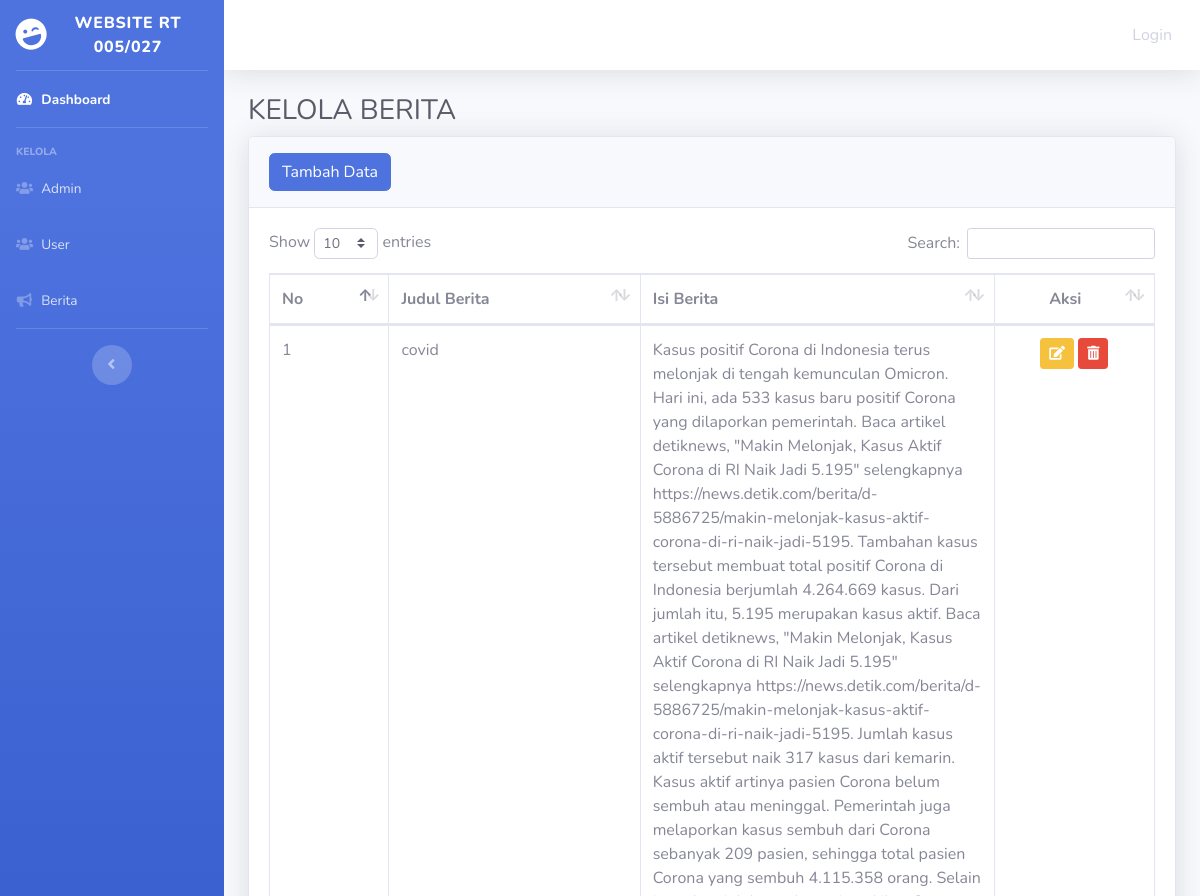
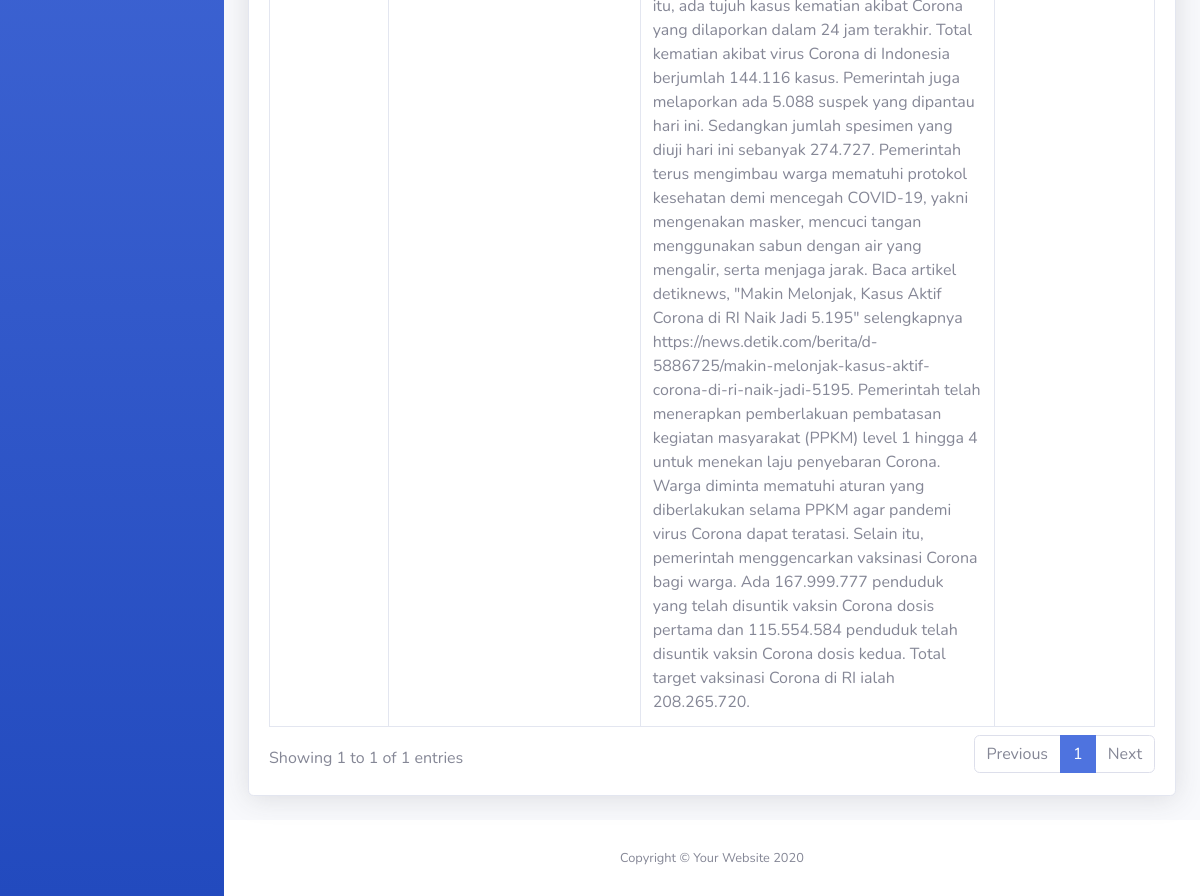
Screenshot of /admin/databerita.php with the database file from the repository (2 pictures, top to bottom).
### tables this page shows
CREATE TABLE `tb_berita` (
  `id_berita` int(11) NOT NULL,
  `judul_berita` varchar(50) NOT NULL,
  `isi_berita` text NOT NULL,
  `published` timestamp NOT NULL DEFAULT current_timestamp()
);

### admin/databerita.php (the view, shortened to what this page needs)
<?php
include "../konfig.php";
?>
<!DOCTYPE html>
<html lang="en">
<head>
    <link href="vendor/fontawesome-free/css/all.min.css" rel="stylesheet" type="text/css">
    <link href="css/sb-admin-2.min.css" rel="stylesheet">
    <link href="vendor/datatables/dataTables.bootstrap4.min.css" rel="stylesheet">
</head>
<body id="page-top">
    <div id="wrapper">
        <ul class="navbar-nav bg-gradient-primary sidebar sidebar-dark accordion" id="accordionSidebar">
            <a class="sidebar-brand d-flex align-items-center justify-content-center" href="index.html">
                <div class="sidebar-brand-icon rotate-n-15">
                    <i class="fas fa-laugh-wink"></i>
                </div>
                <div class="sidebar-brand-text mx-3">WEBSITE RT 005/027</div>
            </a>
            <hr class="sidebar-divider my-0">
           <li class="nav-item active">
                <a class="nav-link" href="index.php">
                    <i class="fas fa-fw fa-tachometer-alt"></i>
                    <span>Dashboard</span></a>
            </li>
            <hr class="sidebar-divider">
            <div class="sidebar-heading">
                KELOLA
            </div>
            <li class="nav-item">
                <a class="nav-link" href="dataadmin.php">
                    <i class="fas fa-fw fa-users"></i>
                    <span>Admin</span></a>
            </li>
            <li class="nav-item">
                <a class="nav-link" href="datauser.php">
                    <i class="fas fa-fw fa-users"></i>
                    <span>User</span></a>
            </li>
            <li class="nav-item">
                <a class="nav-link" href="databerita.php">
                    <i class="fas fa-fw fa-bullhorn"></i>
                    <span>Berita</span></a>
            </li>
            <hr class="sidebar-divider d-none d-md-block">
            <div class="text-center d-none d-md-inline">
                <button class="rounded-circle border-0" id="sidebarToggle"></button>
            </div>
        </ul>
        <div id="content-wrapper" class="d-flex flex-column">
            <div id="content">
                <nav class="navbar navbar-expand navbar-light bg-white topbar mb-4 static-top shadow">
                      <ul class="navbar-nav ml-auto">
                                <?php if (isset($_SESSION['user'])) : ?>
                                <li class="nav-item">
                                <a class="nav-link active" aria-current="page" href="logout.php">Keluar</a>
                                </li>
                                <?php else : ?>
                                <li class="nav-item">
                                <a class="nav-link active" aria-current="page" href="login.php">Login</a>
                                </li>
                                <?php endif ?>
                                </ul>
                                </nav>
                <div class="container-fluid">
                    <h1 class="h3 mb-2 text-gray-800">KELOLA BERITA</h1>
                    <div class="card shadow mb-4">
                        <div class="card-header py-3">
                            <a class="btn btn-primary" href="tambahberita.php" role="button">Tambah Data</a>
                        </div>
                        <div class="card-body">
                            <div class="table-responsive">
                                <table class="table table-bordered" id="dataTable" width="100%" cellspacing="0">
                                    <thead>
                                        <tr>
                                            <th>No</th>
                                            <th>Judul Berita</th>
                                            <th style="width: 40%">Isi Berita
                                            </th>
                                            <th class="text-center">Aksi</th>
                                        </tr>
                                    </thead>
                                    <tbody>
                                    <?php
                                        $i=1;
                                        $tampil=mysqli_query($kon,"SELECT * FROM tb_berita");
                                        while($cetak=mysqli_fetch_array($tampil)){
                                    ?>
                                    <tr>
                                        <td><?php echo $i; ?></td>
                                        <td><?php echo $cetak['judul_berita']; ?></td>
                                        <td><?php echo $cetak['isi_berita']; ?></td>
                                        <td>
                                <center><a href="editberita.php?id_berita=<?php echo $cetak['id_berita']; ?>" class="btn btn-warning btn-sm"><i class="fas fa-edit"></i></a>
                                <a href="databerita.php?id_berita=<?php echo $cetak['id_berita']; ?>&&proses=hapus" class="btn btn-danger btn-sm"><i class="fas fa-trash-alt"></i></a></center>
                                </td>
                                    </tr>
                                    <?php $i=$i+1; }?>
                                    </tbody>
                                </table>
                            </div>
                        </div>
                    </div>
                </div>
                <footer class="sticky-footer bg-white">
                    <div class="container my-auto">
                        <div class="copyright text-center my-auto">
                            <span>Copyright &copy; Your Website 2020</span>
                        </div>
                    </div>
                </footer>
            </div>
        </div>
</body>
</html>

### rows the page displays
tb_berita: judul_berita "covid", isi_berita "Kasus positif Corona di Indonesia terus melonjak di tengah kemunculan Omicron. Hari ini, ada 533 kasus baru positif Corona yang dilaporkan pemerintah. Baca artikel detiknews, \"Makin Melonjak, Kasus Aktif Corona di RI Naik Jadi 5.195\" selengkapnya https://news.detik.com/berita/d-5886725/makin-melonjak-kasus-aktif-corona-di-ri-naik-jadi-5195. Tambahan kasus tersebut membuat total positif Corona di Indonesia berjumlah 4.264.669 kasus. Dari jumlah itu, 5.195 merupakan kasus aktif. Baca artikel detiknews, \"Makin Melonjak, Kasus Aktif Corona di RI Naik Jadi 5.195\" selengkapnya https://news.detik.com/berita/d-5886725/makin-melonjak-kasus-aktif-corona-di-ri-naik-jadi-5195. Jumlah kasus aktif…"
